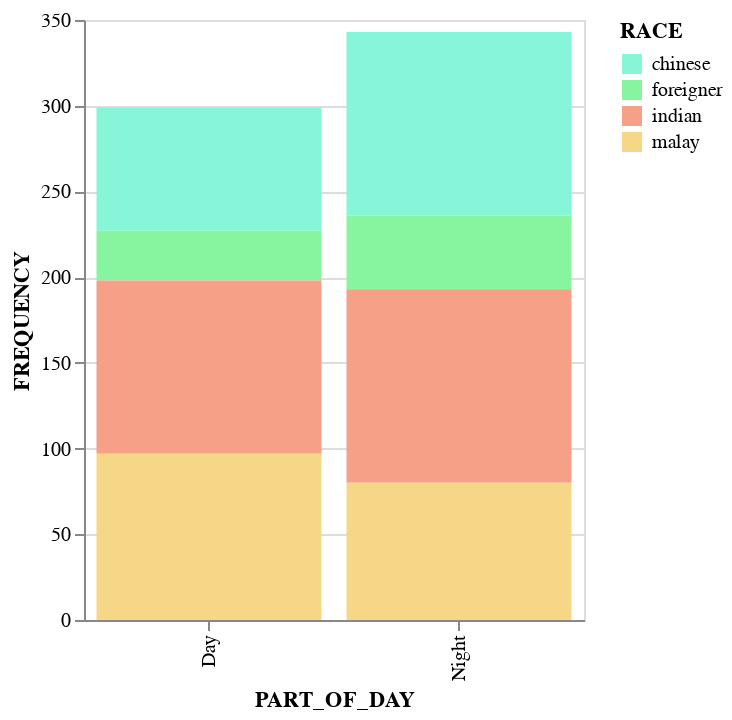

Notebook code for this chart:
### Markdown cell above
##### Day and Night

### Code cell
r_dn = ld2.groupby(['PART_OF_DAY','RACE']).size().reset_index()
r_dn.rename(columns={0: 'FREQUENCY'}, inplace=True)

chartrace2 = alt.Chart(r_dn).mark_bar().encode(
    x='PART_OF_DAY',
    y='FREQUENCY',
    color=alt.Color('RACE', scale=alt.Scale(range=["#87F5D7","#87F5A0", "#F5A087", "#F5D787"]))
).properties(
    width=250  
)

chartrace2

### Figure 1 — Vega-Lite specification as saved in the notebook (floating-point values rounded to 4 significant figures)
{"config": {"view": {"continuousWidth": 400, "continuousHeight": 300}}, "data": {"name": "data-bb327dbd461b028080eb87b324406a3a"}, "mark": "bar", "encoding": {"color": {"type": "nominal", "field": "RACE", "scale": {"range": ["#87F5D7", "#87F5A0", "#F5A087", "#F5D787"]}}, "x": {"type": "nominal", "field": "PART_OF_DAY"}, "y": {"type": "quantitative", "field": "FREQUENCY"}}, "width": 250, "$schema": "https://vega.github.io/schema/vega-lite/v4.8.1.json", "datasets": {"data-bb327dbd461b028080eb87b324406a3a": [{"PART_OF_DAY": "Day", "RACE": "chinese", "FREQUENCY": 72}, {"PART_OF_DAY": "Day", "RACE": "foreigner ", "FREQUENCY": 29}, {"PART_OF_DAY": "Day", "RACE": "indian", "FREQUENCY": 101}, {"PART_OF_DAY": "Day", "RACE": "malay", "FREQUENCY": 97}, {"PART_OF_DAY": "Night", "RACE": "chinese", "FREQUENCY": 107}, {"PART_OF_DAY": "Night", "RACE": "foreigner ", "FREQUENCY": 43}, {"PART_OF_DAY": "Night", "RACE": "indian", "FREQUENCY": 113}, {"PART_OF_DAY": "Night", "RACE": "malay", "FREQUENCY": 80}]}}
